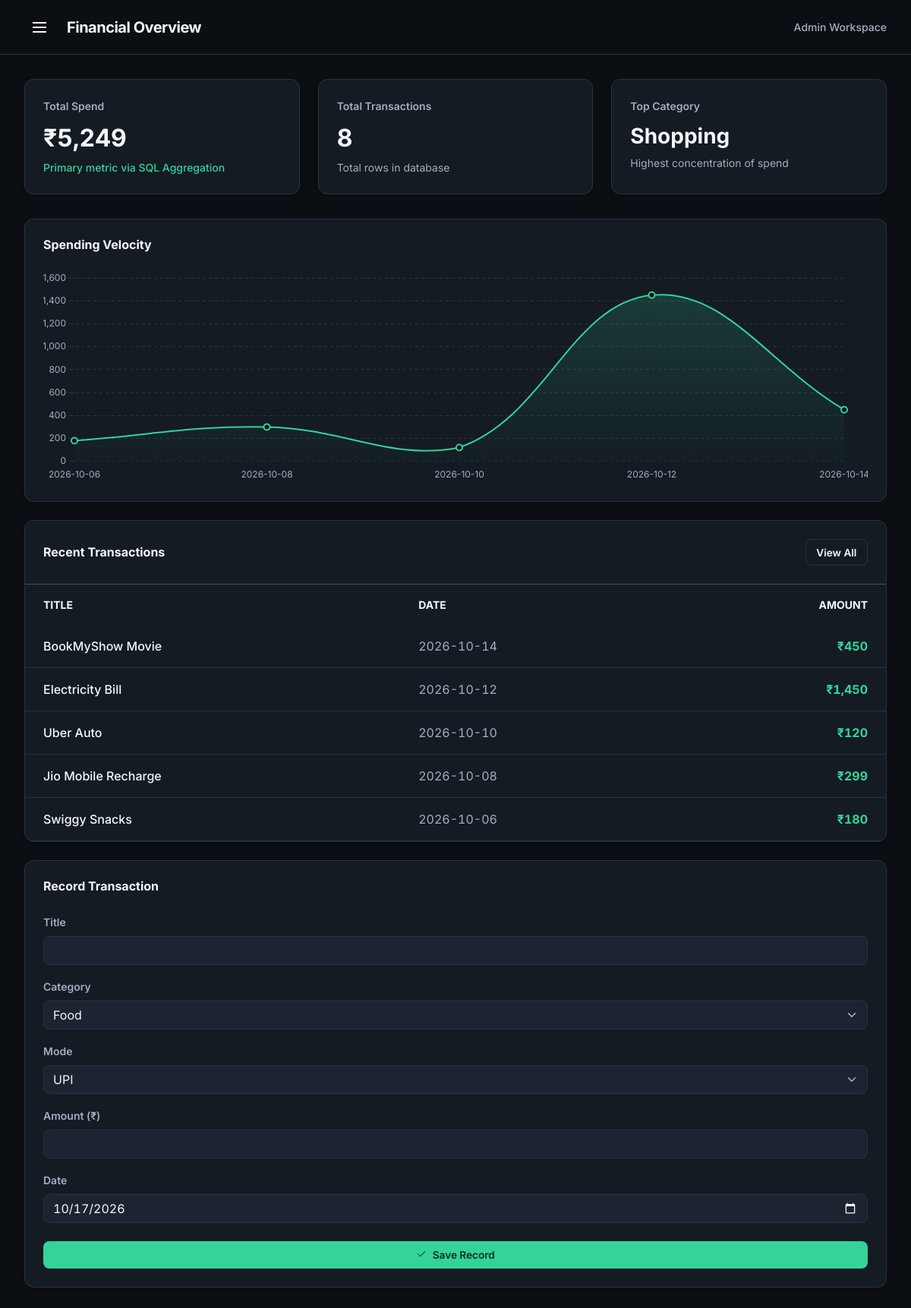
The page / on the database its author committed.
### tables this page shows
CREATE TABLE expenses (
    id INTEGER PRIMARY KEY AUTOINCREMENT,
    title TEXT NOT NULL,
    category TEXT NOT NULL,
    payment_mode TEXT NOT NULL,
    amount INTEGER NOT NULL,
    spend_date TEXT NOT NULL
);

### app.py (the view)
@app.route('/')
def index():
    conn = get_db_connection()
    category_summary = conn.execute('''
        SELECT category, SUM(amount) AS total_spent
        FROM expenses
        GROUP BY category
        ORDER BY total_spent DESC
    ''').fetchall()
    expenses = conn.execute(
        'SELECT * FROM expenses ORDER BY spend_date DESC, id DESC'
    ).fetchall()
    conn.close()
    return render_template(
        'index.html',
        category_summary=category_summary,
        expenses=expenses,
        today=date.today().isoformat()
    )

### app.py (called while the page is built)
def get_db_connection():
    conn = sqlite3.connect(DATABASE_PATH)
    conn.row_factory = sqlite3.Row
    conn.execute('''
        CREATE TABLE IF NOT EXISTS expenses (
            id INTEGER PRIMARY KEY AUTOINCREMENT,
            title TEXT NOT NULL,
            category TEXT NOT NULL,
            payment_mode TEXT NOT NULL,
            amount INTEGER NOT NULL,
            spend_date TEXT NOT NULL
        )
    ''')
    return conn

@app.context_processor
def inject_trash_count():
    return {'trash_count': len(session.get('deleted_items', []))}

### templates/index.html (shortened to what this page needs)
{% extends "base.html" %}
{% block header_title %}Financial Overview{% endblock %}
{% block content %}
{% set total_spent = category_summary | sum(attribute='total_spent') if category_summary else 0 %}
{% set txn_count = expenses | length %}
{% set top_category = category_summary[0]['category'] if category_summary else 'None' %}
<div class="content-container">
    <div class="kpi-grid">
        <div class="surface-card kpi-card">
            <span class="text-secondary fw-semibold small">Total Spend</span>
            <div class="kpi-value tabular-nums text-light">₹{{ "{:,.0f}".format(total_spent) }}</div>
            <span class="text-success small fw-medium">Primary metric via SQL Aggregation</span>
        </div>
        <div class="surface-card kpi-card">
            <span class="text-secondary fw-semibold small">Total Transactions</span>
            <div class="kpi-value tabular-nums text-light">{{ txn_count }}</div>
            <span class="text-secondary small">Total rows in database</span>
        </div>
        <div class="surface-card kpi-card">
            <span class="text-secondary fw-semibold small">Top Category</span>
            <div class="kpi-value text-light" style="font-size: 1.75rem;">{{ top_category }}</div>
            <span class="text-secondary small">Highest concentration of spend</span>
        </div>
    </div>
    <div class="dashboard-layout">
        <div class="d-flex flex-column gap-4">
            <div class="surface-card p-4">
                <h3 class="h6 fw-bold mb-4 text-light">Spending Velocity</h3>
                <div style="height: 280px; position: relative;">
                    <canvas id="spendingTrendChart"></canvas>
                </div>
            </div>
            <div class="surface-card overflow-hidden">
                <div class="d-flex justify-content-between align-items-center p-4 border-bottom border-subtle">
                    <h3 class="h6 fw-bold mb-0 text-light">Recent Transactions</h3>
                    <a href="{{ url_for('transactions') }}" class="btn-ghost d-flex align-items-center gap-2">View All</a>
                </div>
                <div class="table-responsive">
                    <table class="table table-hover align-middle mb-0" id="transactionsTable">
                        <thead class="text-secondary small text-uppercase">
                            <tr>
                                <th class="px-4 py-3 border-bottom-0">Title</th>
                                <th class="px-4 py-3 border-bottom-0">Date</th>
                                <th class="px-4 py-3 border-bottom-0 text-end">Amount</th>
                            </tr>
                        </thead>
                        <tbody>
                            {% for e in expenses[:5] %}
                            <tr data-date="{{ e['spend_date'] }}" data-amount="{{ e['amount'] }}">
                                <td class="px-4 py-3 fw-medium text-light border-subtle">{{ e['title'] }}</td>
                                <td class="px-4 py-3 text-secondary tabular-nums border-subtle">{{ e['spend_date'] }}</td>
                                <td class="px-4 py-3 text-end fw-bold tabular-nums text-success border-subtle">₹{{ "{:,.0f}".format(e['amount']) }}</td>
                            </tr>
                            {% else %}
                            <tr><td colspan="3" class="text-center py-4 text-secondary">No recent transactions.</td></tr>
                            {% endfor %}
                        </tbody>
                    </table>
                </div>
            </div>
        </div>
        <div class="surface-card p-4">
            <h3 class="h6 fw-bold mb-4 text-light">Record Transaction</h3>
            <form action="{{ url_for('add_expense') }}" method="POST">
                <div class="mb-3">
                    <label class="form-label small fw-semibold text-secondary">Title</label>
                    <input type="text" class="form-control" name="title" required>
                </div>
                <div class="mb-3">
                    <label class="form-label small fw-semibold text-secondary">Category</label>
                    <select class="form-select" name="category" required>
                        <option value="Food">Food</option>
                    </select>
                </div>
                <div class="mb-3">
                    <label class="form-label small fw-semibold text-secondary">Mode</label>
                    <select class="form-select" name="payment_mode" required>
                        <option value="UPI">UPI</option>
                    </select>
                </div>
                <div class="mb-3">
                    <label class="form-label small fw-semibold text-secondary">Amount (₹)</label>
                    <input type="number" class="form-control tabular-nums" name="amount" min="1" required>
                </div>
                <div class="mb-4">
                    <label class="form-label small fw-semibold text-secondary">Date</label>
                    <input type="date" class="form-control tabular-nums" name="spend_date" value="{{ today }}" required>
                </div>
                <button type="submit" class="btn-emerald w-100 justify-content-center py-2 d-flex align-items-center gap-2">
                    <i class="bi bi-check2"></i> Save Record
                </button>
            </form>
        </div>
    </div>
</div>
{% endblock %}
{% block extra_js %}
<script>
    const rawExpenses = Array.from(document.querySelectorAll('#transactionsTable tbody tr[data-date]'),
        row => ({ date: row.dataset.date, amount: Number(row.dataset.amount) })
    );
    const dailyMap = {};
    rawExpenses.forEach(item => { dailyMap[item.date] = (dailyMap[item.date] || 0) + item.amount; });
    const sortedDates = Object.keys(dailyMap).sort();
    const sortedAmounts = sortedDates.map(d => dailyMap[d]);
    if (sortedDates.length > 0 && document.getElementById('spendingTrendChart')) {
        const ctxTrend = document.getElementById('spendingTrendChart').getContext('2d');
        const gradient = ctxTrend.createLinearGradient(0, 0, 0, 280);
        gradient.addColorStop(0, 'rgba(52, 211, 153, 0.2)');
        gradient.addColorStop(1, 'rgba(52, 211, 153, 0.0)');
        new Chart(ctxTrend, {
            type: 'line',
            data: {
                labels: sortedDates,
                datasets: [{
                    label: 'Daily Spend (₹)', data: sortedAmounts,
                    borderColor: '#34D399', backgroundColor: gradient,
                    borderWidth: 2, pointBackgroundColor: '#0B0F14',
                    pointBorderColor: '#34D399', pointBorderWidth: 2,
                    pointRadius: 4, fill: true, tension: 0.4
                }]
            },
            options: {
                responsive: true, maintainAspectRatio: false,
                plugins: { legend: { display: false } },
                scales: {
                    x: { grid: { display: false }, ticks: { color: '#A3AFBF', font: {family: 'Inter'} } },
                    y: { grid: { color: '#293440' }, border: { dash: [4, 4] }, ticks: { color: '#A3AFBF', font: {family: 'Inter'} } }
                }
            }
        });
    }
</script>
{% endblock %}

### templates/base.html (style rules this page uses)
:root { --bg-main: #0B0F14; --bg-surface: #141B23; --bg-elevated: #1B2430; --border-subtle: #293440; --accent-emerald: #34D399; --accent-emerald-dim: rgba(52, 211, 153, 0.12); --accent-blue: #60A5FA; --accent-blue-dim: rgba(96, 165, 250, 0.12); --danger-red: #F87171; --danger-dim: rgba(248, 113, 113, 0.12); --text-primary: #F4F7FA; --text-secondary: #A3AFBF; --sidebar-width: 280px; --header-height: 72px; }
body { font-family: 'Inter', sans-serif; background-color: var(--bg-main) !important; color: var(--text-primary); min-height: 100vh; margin: 0; overflow-x: hidden; -webkit-font-smoothing: antialiased; }
.tabular-nums { font-variant-numeric: tabular-nums; }
.text-light { color: var(--text-primary) !important; }
.text-secondary { color: var(--text-secondary) !important; }
.text-success { color: var(--accent-emerald) !important; }
.content-container { padding: 2rem; max-width: 1400px; width: 100%; margin: 0 auto; flex: 1; }
.surface-card { background-color: var(--bg-surface); border: 1px solid var(--border-subtle); border-radius: 12px; box-shadow: 0 4px 6px rgba(0, 0, 0, 0.2); }
.btn-ghost { background-color: transparent; color: var(--text-primary); border: 1px solid var(--border-subtle); border-radius: 8px; padding: 0.4rem 0.85rem; font-size: 0.85rem; font-weight: 600; text-decoration: none; transition: all 0.2s ease; }
.btn-emerald { background-color: var(--accent-emerald); color: #022c22; font-weight: 600; font-size: 0.85rem; border: none; border-radius: 8px; padding: 0.5rem 1.25rem; text-decoration: none; transition: all 0.2s ease; cursor: pointer; }
.form-control, .form-select { background-color: var(--bg-elevated) !important; color: var(--text-primary) !important; border: 1px solid var(--border-subtle) !important; border-radius: 8px; }
.table { --bs-table-bg: transparent; --bs-table-color: var(--text-primary); --bs-table-border-color: var(--border-subtle); }

### templates/index.html (style rules this page uses)
.kpi-grid { display: grid; grid-template-columns: repeat(auto-fit, minmax(280px, 1fr)); gap: 1.5rem; margin-bottom: 2rem; }
.kpi-card { padding: 1.5rem; display: flex; flex-direction: column; }
.kpi-value { font-size: 2rem; font-weight: 700; margin: 0.5rem 0 0.25rem; }
.dashboard-layout { display: grid; grid-template-columns: 2fr 1fr; gap: 1.5rem; align-items: start; }
@media (max-width: 1200px) { .dashboard-layout { grid-template-columns: 1fr; } }

### rows shown on the page
expenses: category "Shopping"
expenses: title "BookMyShow Movie", spend_date "2026-10-14", amount "450"
expenses: title "Electricity Bill", spend_date "2026-10-12", amount "1,450"
expenses: title "Uber Auto", spend_date "2026-10-10", amount "120"
expenses: title "Jio Mobile Recharge", spend_date "2026-10-08", amount "299"
expenses: title "Swiggy Snacks", spend_date "2026-10-06", amount "180"

### other values the page prints
{{ "{:,.0f}".format(total_spent) }} "5,249"
{{ txn_count }} "8"
